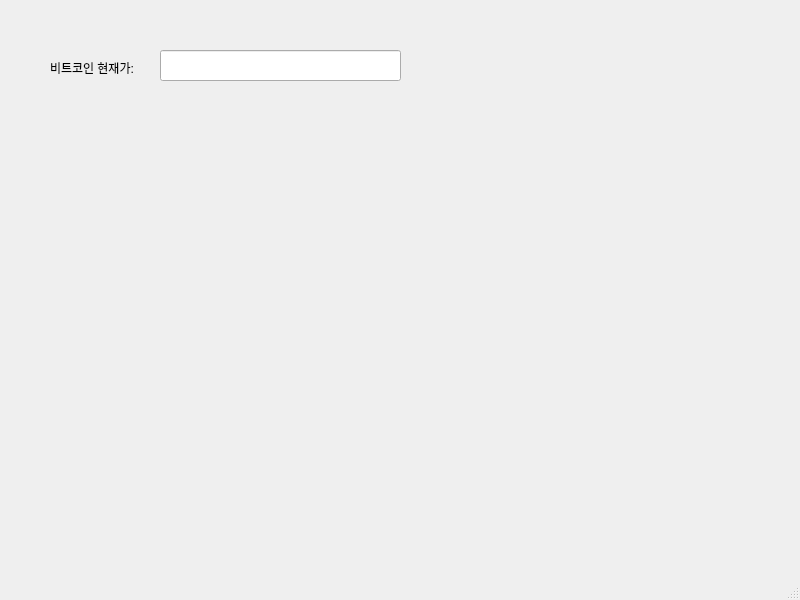
<?xml version="1.0" encoding="UTF-8"?>
<ui version="4.0">
 <class>MainWindow</class>
 <widget class="QMainWindow" name="MainWindow">
  <property name="geometry">
   <rect>
    <x>0</x>
    <y>0</y>
    <width>800</width>
    <height>600</height>
   </rect>
  </property>
  <property name="windowTitle">
   <string>MainWindow</string>
  </property>
  <widget class="QWidget" name="centralwidget">
   <widget class="QLabel" name="label">
    <property name="geometry">
     <rect>
      <x>50</x>
      <y>60</y>
      <width>121</width>
      <height>16</height>
     </rect>
    </property>
    <property name="text">
     <string>비트코인 현재가: </string>
    </property>
   </widget>
   <widget class="QLineEdit" name="lineEdit">
    <property name="geometry">
     <rect>
      <x>160</x>
      <y>50</y>
      <width>241</width>
      <height>31</height>
     </rect>
    </property>
   </widget>
  </widget>
  <widget class="QMenuBar" name="menubar">
   <property name="geometry">
    <rect>
     <x>0</x>
     <y>0</y>
     <width>800</width>
     <height>24</height>
    </rect>
   </property>
  </widget>
  <widget class="QStatusBar" name="statusbar"/>
 </widget>
 <resources/>
 <connections/>
</ui>
